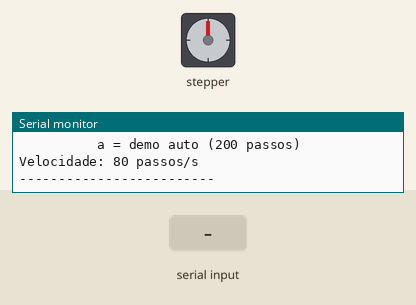
Recording of a sketch running on a simulated Arduino Mega 2560, built with avr-gcc and run on an emulated ATmega2560. Parts: stepper motor, the last lines printed to the serial monitor. Wiring (inferred from the names in the program): stepper motor (200 steps per turn assumed): coils pin 9, pin 33, pin 31, pin 32. Inputs (shaded band) come from the test bench.

Above: at 1.8 s.
1.9 s: "u90\n" received over Serial
At 2.38 s:
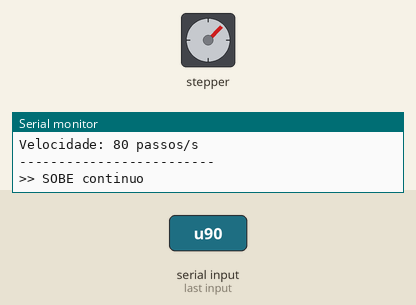
At 2.98 s:
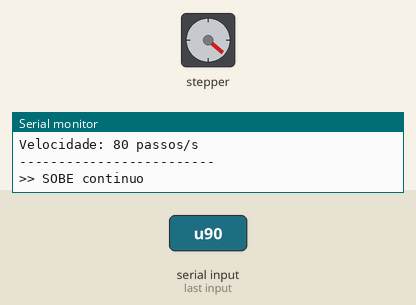
4.9 s: "+\n" received over Serial
7.9 s: "-\n" received over Serial
10.9 s: "S\n" received over Serial
At 10.9 s:
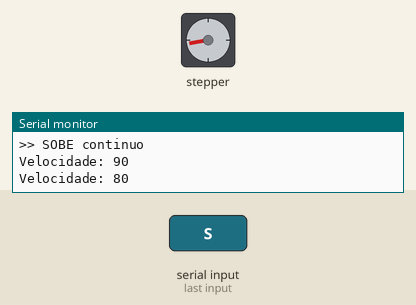
Timing chart, 0 to 13.4 s (numbered marks = the images above; inputs shaded):
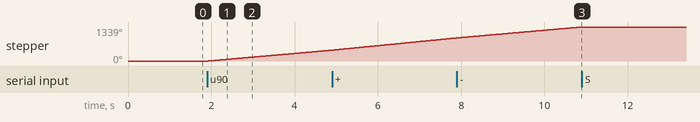

The sketch:

main.ino
```cpp
/*
  Teste bancada — motor passo bipolar NEMA 17 via L298N
  Mesma pinagem e sequencia do firmware real (elevador/real/codigo_final_3_0/).

  Ligações L298N <-> Mega:
    IN1 -> D9
    IN2 -> D33
    IN3 -> D31
    IN4 -> D32
    GND Mega <-> GND L298N (obrigatório)

  Alimentação motor (separada do USB):
    Fonte 12 V -> +VIN motor do L298N
    GND fonte <-> GND L298N <-> GND Mega

  Bobinas motor (4 fios) -> OUT1/OUT2 e OUT3/OUT4 do L298N
  Se rodar ao contrário: troca um par de fios de uma bobina.

  Serial 9600:
    u = sobe continuo    d = desce continuo    s = para (mantem posicao)
    l = liberta bobinas  + = mais rapido       - = mais lento
    n = N passos sobe    p = N passos desce   (ex: n200)
    a = demo automatica  (200 passos sobe/desce)
*/

#include <Arduino.h>

#define pinMotorIN1 9
#define pinMotorIN2 33
#define pinMotorIN3 31
#define pinMotorIN4 32

#define VELOCIDADE_INICIAL 80
#define PASSOS_DEMO 200

volatile int stepRate = 0;
unsigned long lastStepMicros = 0;
int motorDir = 0;
int faseMotor = 0;
int velocidade = VELOCIDADE_INICIAL;

void aplicaFaseMotor(int fase) {
  switch (fase & 0x03) {
    case 0:
      digitalWrite(pinMotorIN1, HIGH);
      digitalWrite(pinMotorIN2, LOW);
      digitalWrite(pinMotorIN3, HIGH);
      digitalWrite(pinMotorIN4, LOW);
      break;
    case 1:
      digitalWrite(pinMotorIN1, LOW);
      digitalWrite(pinMotorIN2, HIGH);
      digitalWrite(pinMotorIN3, HIGH);
      digitalWrite(pinMotorIN4, LOW);
      break;
    case 2:
      digitalWrite(pinMotorIN1, LOW);
      digitalWrite(pinMotorIN2, HIGH);
      digitalWrite(pinMotorIN3, LOW);
      digitalWrite(pinMotorIN4, HIGH);
      break;
    case 3:
      digitalWrite(pinMotorIN1, HIGH);
      digitalWrite(pinMotorIN2, LOW);
      digitalWrite(pinMotorIN3, LOW);
      digitalWrite(pinMotorIN4, HIGH);
      break;
  }
}

void desligaBobinasMotor() {
  digitalWrite(pinMotorIN1, LOW);
  digitalWrite(pinMotorIN2, LOW);
  digitalWrite(pinMotorIN3, LOW);
  digitalWrite(pinMotorIN4, LOW);
}

void paraMotor() {
  stepRate = 0;
  motorDir = 0;
  aplicaFaseMotor(faseMotor);
}

void arrancaMotor(int dir) {
  motorDir = dir;
  stepRate = velocidade;
}

void motorService() {
  if (stepRate <= 0 || motorDir == 0) return;

  unsigned long now = micros();
  unsigned long intervalo = 1000000UL / (unsigned long)stepRate;

  if (now - lastStepMicros >= intervalo) {
    lastStepMicros = now;

    if (motorDir > 0) {
      faseMotor = (faseMotor + 1) & 0x03;
    } else {
      faseMotor = (faseMotor + 3) & 0x03;
    }

    aplicaFaseMotor(faseMotor);
  }
}

void moverPassos(int dir, int passos) {
  if (passos <= 0) return;

  for (int i = 0; i < passos; i++) {
    if (dir > 0) {
      faseMotor = (faseMotor + 1) & 0x03;
    } else {
      faseMotor = (faseMotor + 3) & 0x03;
    }
    aplicaFaseMotor(faseMotor);

    unsigned long intervalo = 1000000UL / (unsigned long)velocidade;
    delayMicroseconds(intervalo);
  }

  paraMotor();
}

void imprimirAjuda() {
  Serial.println();
  Serial.println("=== TESTE MOTOR L298N ===");
  Serial.println("IN1=D9 IN2=D33 IN3=D31 IN4=D32");
  Serial.println("Comandos: u sobe | d desce | s para (segura)");
  Serial.println("          l liberta bobinas (sem torque)");
  Serial.println("          + rapido | - lento");
  Serial.println("          n200 = 200 passos sobe | p200 = desce");
  Serial.println("          a = demo auto (200 passos)");
  Serial.print("Velocidade: ");
  Serial.print(velocidade);
  Serial.println(" passos/s");
  Serial.println("-------------------------");
}

void processarComando(char c) {
  switch (c) {
    case 'u':
    case 'U':
      arrancaMotor(+1);
      Serial.println(">> SOBE continuo");
      break;
    case 'd':
    case 'D':
      arrancaMotor(-1);
      Serial.println(">> DESCE continuo");
      break;
    case 's':
    case 'S':
      paraMotor();
      Serial.println(">> PARADO (bobinas activas — segura posicao)");
      break;
    case 'l':
    case 'L':
      stepRate = 0;
      motorDir = 0;
      desligaBobinasMotor();
      Serial.println(">> LIBERTO (sem torque)");
      break;
    case '+':
      velocidade = min(velocidade + 10, 400);
      if (motorDir != 0) stepRate = velocidade;
      Serial.print("Velocidade: ");
      Serial.println(velocidade);
      break;
    case '-':
      velocidade = max(velocidade - 10, 20);
      if (motorDir != 0) stepRate = velocidade;
      Serial.print("Velocidade: ");
      Serial.println(velocidade);
      break;
    case 'a':
    case 'A':
      paraMotor();
      Serial.println(">> Demo: sobe...");
      moverPassos(+1, PASSOS_DEMO);
      delay(800);
      Serial.println(">> Demo: desce...");
      moverPassos(-1, PASSOS_DEMO);
      Serial.println(">> Demo fim");
      break;
    default:
      break;
  }
}

void setup() {
  pinMode(pinMotorIN1, OUTPUT);
  pinMode(pinMotorIN2, OUTPUT);
  pinMode(pinMotorIN3, OUTPUT);
  pinMode(pinMotorIN4, OUTPUT);
  desligaBobinasMotor();

  Serial.begin(9600);
  delay(400);
  imprimirAjuda();
}

void loop() {
  motorService();

  if (Serial.available()) {
    String linha = Serial.readStringUntil('\n');
    linha.trim();

    if (linha.length() == 0) return;

    char cmd = linha.charAt(0);

    if ((cmd == 'n' || cmd == 'N' || cmd == 'p' || cmd == 'P') && linha.length() > 1) {
      int passos = linha.substring(1).toInt();
      if (passos <= 0) passos = PASSOS_DEMO;
      paraMotor();
      if (cmd == 'n' || cmd == 'N') {
        Serial.print(">> ");
        Serial.print(passos);
        Serial.println(" passos SOBE");
        moverPassos(+1, passos);
      } else {
        Serial.print(">> ");
        Serial.print(passos);
        Serial.println(" passos DESCE");
        moverPassos(-1, passos);
      }
      return;
    }

    processarComando(cmd);
  }
}
```

Measured:
- after the input at 1.9 s, stepper: keeps turning clockwise at about 144°/s, starting at once
- after the input at 10.9 s, stepper: stops changing and stays 1339°
